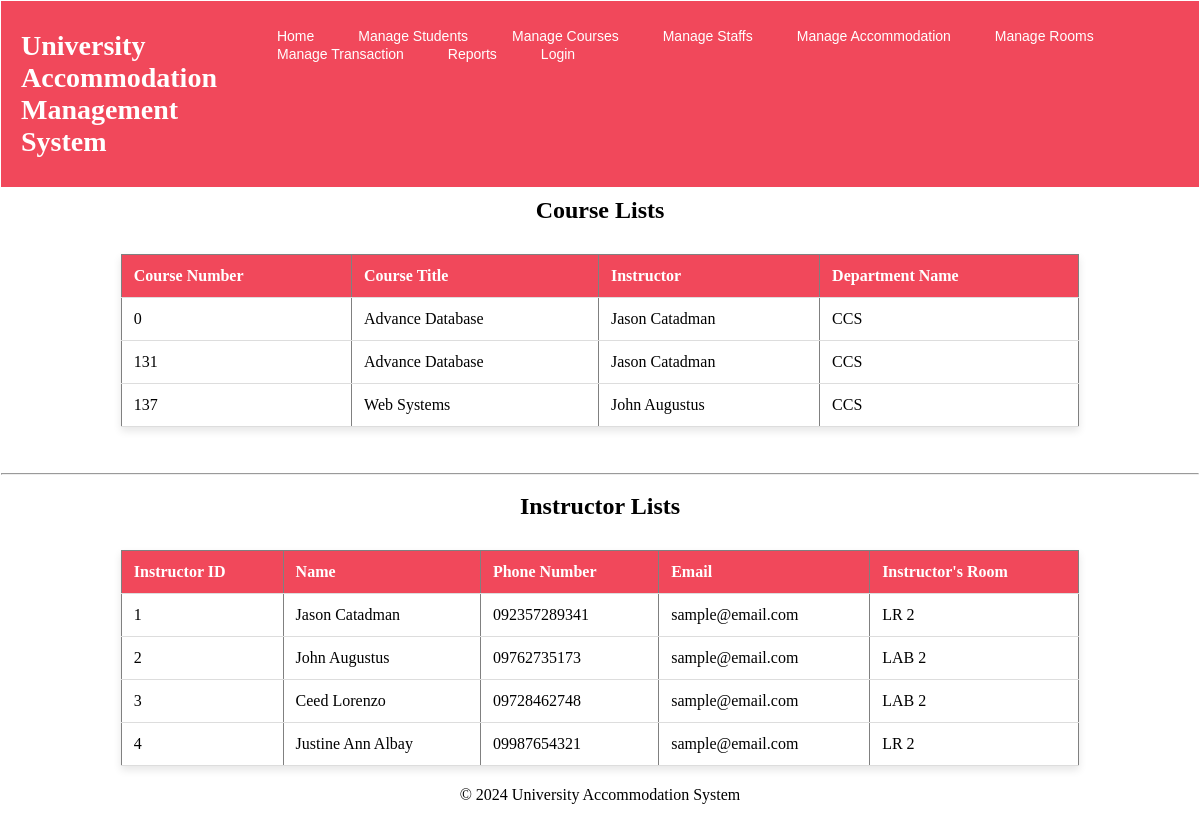
The app's page /pages/list_course.php with its own data.
### tables this page shows
CREATE TABLE `courses` (
  `course_number` int(11) NOT NULL,
  `course_title` varchar(100) DEFAULT NULL,
  `instructor_id` int(11) DEFAULT NULL,
  `department_name` varchar(100) DEFAULT NULL
);

CREATE TABLE `instructors` (
  `instructor_id` int(11) NOT NULL,
  `name` varchar(100) DEFAULT NULL,
  `phone_no` varchar(15) DEFAULT NULL,
  `email` varchar(100) DEFAULT NULL,
  `instructor_room` varchar(10) DEFAULT NULL
);

### pages/list_course.php (the view, shortened to what this page needs)
<?php
include '../includes/db_connect.php';
include '../includes/header.php';
?>
<!DOCTYPE html>
<html lang="en">
<head>
    <link rel="stylesheet" href="assets/styles.css">
</head>
<body>
<h2>Course Lists</h2>
<table border="1">
    <tr>
        <th>Course Number</th>
        <th>Course Title</th>
        <th>Instructor</th>
        <th>Department Name</th>
    </tr>
    <?php
    $sql = "SELECT c.course_number, c.course_title, i.name AS instructor_id,
            c.department_name
            FROM courses c
            JOIN instructors i ON c.instructor_id = i.instructor_id";
    $result = $conn->query($sql);
    if ($result->num_rows > 0) {
        while ($row = $result->fetch_assoc()) {
            echo "
                <tr>
                    <td>" . $row['course_number'] . "</td>
                    <td>" . $row['course_title'] . "</td>
                    <td>" . $row['instructor_id'] . "</td>
                    <td>" . $row['department_name'] . "</td>
                </tr>
            ";
        }
    } else {
        echo "<tr><td colspan='5'>No Course found</td></tr>";
    }
    ?>
</table>
<br><hr>
<h2>Instructor Lists</h2>
<table border="1">
    <tr>
        <th>Instructor ID</th>
        <th>Name</th>
        <th>Phone Number</th>
        <th>Email</th>
        <th>Instructor's Room</th>
    </tr>
    <?php
    $sql = "SELECT * FROM instructors";
    $result = $conn->query($sql);
    if ($result->num_rows > 0) {
        while ($row = $result->fetch_assoc()) {
            echo "
                <tr>
                    <td>" . $row['instructor_id'] . "</td>
                    <td>" . $row['name'] . "</td>
                    <td>" . $row['phone_no'] . "</td>
                    <td>" . $row['email'] . "</td>
                    <td>" . $row['instructor_room'] . "</td>
                </tr>
            ";
        }
    } else {
        echo "<tr><td colspan='6'>No Instructor found</td></tr>";
    }
    ?>
</table>
<?php include '../includes/footer.php'; ?>
</body>
</html>

### assets/styles.css (style rules this page uses)
body { margin: 1px; }
h3, h2, h4 { margin: 0; padding: 10px 20px; color: white; font-weight: bold; text-align: center; color: black; }
table { width: 80%; margin: 20px auto; border-collapse: collapse; background-color: white; box-shadow: 0 4px 8px rgba(0, 0, 0, 0.1); }
th, td { padding: 12px; text-align: left; border-bottom: 1px solid #ddd; }
th { background-color: #f1485b; color: white; }

### records on screen
courses: course_number "0", course_title "Advance Database", instructor.name "Jason Catadman", department_name "CCS"
courses: course_number "131", course_title "Advance Database", instructor.name "Jason Catadman", department_name "CCS"
courses: course_number "137", course_title "Web Systems", instructor.name "John Augustus", department_name "CCS"
instructors: instructor_id "1", name "Jason Catadman", phone_no "092357289341", email "sample@email.com", instructor_room "LR 2"
instructors: instructor_id "2", name "John Augustus", phone_no "09762735173", email "sample@email.com", instructor_room "LAB 2"
instructors: instructor_id "3", name "Ceed Lorenzo", phone_no "09728462748", email "sample@email.com", instructor_room "LAB 2"
instructors: instructor_id "4", name "Justine Ann Albay", phone_no "09987654321", email "sample@email.com", instructor_room "LR 2"
